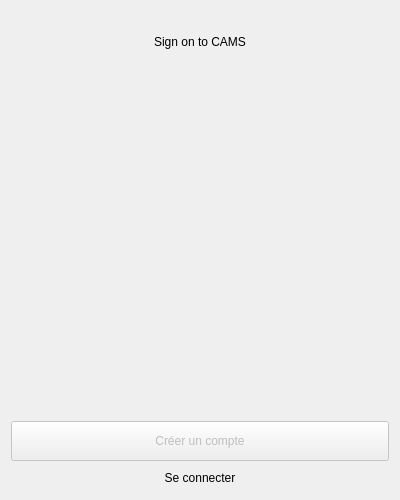
<?xml version="1.0" encoding="UTF-8"?>
<ui version="4.0">
 <class>CreateAccountWidget</class>
 <widget class="QWidget" name="CreateAccountWidget">
  <property name="geometry">
   <rect>
    <x>0</x>
    <y>0</y>
    <width>400</width>
    <height>500</height>
   </rect>
  </property>
  <property name="minimumSize">
   <size>
    <width>400</width>
    <height>500</height>
   </size>
  </property>
  <property name="maximumSize">
   <size>
    <width>400</width>
    <height>500</height>
   </size>
  </property>
  <property name="windowTitle">
   <string>Connection</string>
  </property>
  <layout class="QGridLayout" name="gridLayout">
   <item row="7" column="0">
    <widget class="QPushButton" name="newAccountButton">
     <property name="text">
      <string>Se connecter</string>
     </property>
     <property name="flat">
      <bool>true</bool>
     </property>
    </widget>
   </item>
   <item row="4" column="0">
    <widget class="CustomLabeledInputPasswordField" name="confirmPassword" native="true"/>
   </item>
   <item row="3" column="0">
    <widget class="CustomLabeledInputPasswordField" name="password" native="true"/>
   </item>
   <item row="1" column="0">
    <widget class="CustomNotificationWidget" name="errorMessage" native="true"/>
   </item>
   <item row="0" column="0" alignment="Qt::AlignHCenter">
    <widget class="QLabel" name="label">
     <property name="text">
      <string>Sign on to CAMS</string>
     </property>
    </widget>
   </item>
   <item row="6" column="0">
    <widget class="ValidationButton" name="ConnectionButton">
     <property name="enabled">
      <bool>false</bool>
     </property>
     <property name="minimumSize">
      <size>
       <width>0</width>
       <height>40</height>
      </size>
     </property>
     <property name="text">
      <string>Créer un compte</string>
     </property>
    </widget>
   </item>
   <item row="2" column="0">
    <widget class="CustomLabeledInputTextField" name="login" native="true"/>
   </item>
   <item row="5" column="0">
    <widget class="CustomLabeledInputTextField" name="mail" native="true"/>
   </item>
  </layout>
 </widget>
 <customwidgets>
  <customwidget>
   <class>ValidationButton</class>
   <extends>QPushButton</extends>
   <header>components/ValidationButton.h</header>
  </customwidget>
  <customwidget>
   <class>CustomNotificationWidget</class>
   <extends>QWidget</extends>
   <header>components/CustomNotificationWidget.h</header>
   <container>1</container>
  </customwidget>
  <customwidget>
   <class>CustomLabeledInputTextField</class>
   <extends>QWidget</extends>
   <header>components/CustomLabeledInputTextField.h</header>
   <container>1</container>
  </customwidget>
  <customwidget>
   <class>CustomLabeledInputPasswordField</class>
   <extends>QWidget</extends>
   <header>components/CustomLabeledInputPasswordField.h</header>
   <container>1</container>
  </customwidget>
 </customwidgets>
 <resources/>
 <connections/>
</ui>
